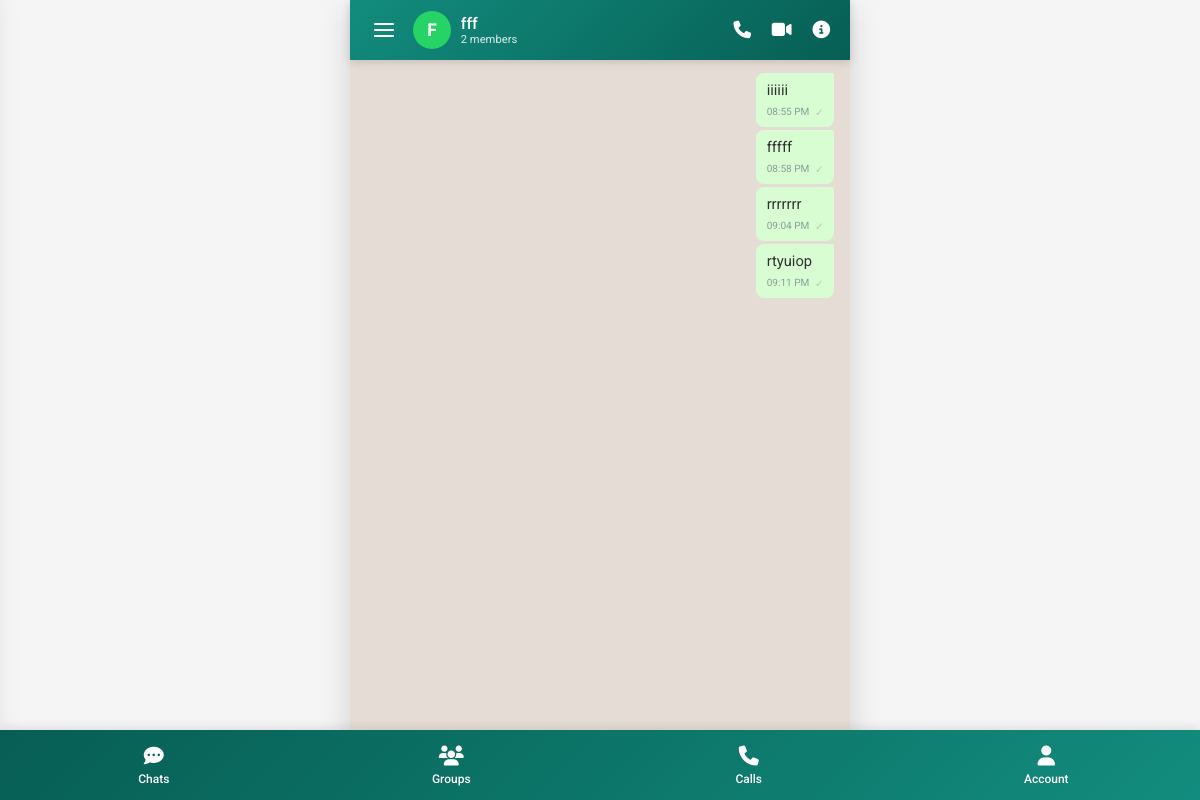
The app's page /groups/group_chat?group_id=4 (signed in) with its own data.
### tables this page shows
CREATE TABLE `groups_chat` (
  `id` bigint(20) UNSIGNED NOT NULL,
  `conversation_id` bigint(20) UNSIGNED NOT NULL,
  `group_name` varchar(150) NOT NULL,
  `group_photo` varchar(255) DEFAULT NULL,
  `description` text DEFAULT NULL,
  `created_by` bigint(20) UNSIGNED NOT NULL,
  `created_at` timestamp NOT NULL DEFAULT current_timestamp()
);

CREATE TABLE `messages` (
  `id` bigint(20) UNSIGNED NOT NULL,
  `conversation_id` bigint(20) UNSIGNED NOT NULL,
  `sender_id` bigint(20) UNSIGNED NOT NULL,
  `message_type` enum('text','image','video','file','voice') DEFAULT 'text',
  `message_text` longtext DEFAULT NULL,
  `reply_to_id` bigint(20) UNSIGNED DEFAULT NULL,
  `attachment_path` varchar(255) DEFAULT NULL,
  `is_edited` tinyint(1) DEFAULT 0,
  `is_deleted` tinyint(1) DEFAULT 0,
  `created_at` timestamp NOT NULL DEFAULT current_timestamp(),
  `updated_at` timestamp NULL DEFAULT NULL
);

### groups/group_chat.php (the view, shortened to what this page needs)
<?php
require_once __DIR__ . '/../config/db.php';
$darkMode = isset($_COOKIE['darkMode']) && $_COOKIE['darkMode'] === 'enabled';
$group_id = isset($_GET['group_id']) ? intval($_GET['group_id']) : 0;
$stmt = $conn->prepare("
    SELECT g.id AS group_id, g.conversation_id, g.group_name, g.group_photo,
           g.description, g.created_by, g.created_at,
           u.fullname AS creator_name, u.username AS creator_username
    FROM groups_chat g LEFT JOIN users u ON g.created_by = u.id WHERE g.id = ?
");
$stmt->bind_param("i", $group_id);
$stmt->execute();
$group = $stmt->get_result()->fetch_assoc();
$current_user_id = $_SESSION['user_id'];
$stmt = $conn->prepare("
    SELECT u.id, u.fullname, u.username, u.profile_photo, gm.role
    FROM group_members gm JOIN users u ON gm.user_id = u.id
    WHERE gm.group_id = ? ORDER BY gm.role='admin' DESC, u.fullname ASC
");
$stmt->bind_param("i", $group_id);
$stmt->execute();
$membersRes = $stmt->get_result();
$group_members = [];
while ($row = $membersRes->fetch_assoc()) { $group_members[] = $row; }
$stmt = $conn->prepare("
    SELECT m.id, m.conversation_id, m.sender_id, m.message_type,
           m.message_text, m.attachment_path, m.created_at,
           u.fullname AS sender_name, u.username AS sender_username, u.profile_photo AS sender_photo,
           (SELECT COUNT(*) FROM message_reads mr WHERE mr.message_id = m.id) AS read_count,
           (SELECT COUNT(*) FROM group_members WHERE group_id = ?) - 1 AS other_members_count
    FROM messages m
    JOIN users u ON m.sender_id = u.id
    WHERE m.conversation_id = ? AND m.is_deleted = 0
    ORDER BY m.created_at ASC
");
$stmt->bind_param("ii", $group_id, $group['conversation_id']);
$stmt->execute();
$msgRes = $stmt->get_result();
$group_messages = [];
while ($row = $msgRes->fetch_assoc()) { $group_messages[] = $row; }
?>
<!DOCTYPE html>
<html lang="en">
<head>
    <link rel="stylesheet" href="https://cdnjs.cloudflare.com/ajax/libs/font-awesome/6.4.0/css/all.min.css">
</head>
<body class="<?= $darkMode ? 'dark-mode' : '' ?>">
<div class="main-wrapper">
    <header>
        <div class="header-left">
        <?php require_once __DIR__ . '/../includes/cd_hamburger.php';?>
            <div class="group-info" onclick="window.location.href='group_info?group_id=<?= $group_id ?>'">
                <div class="group-avatar">
                    <?php if (!empty($group['group_photo'])): ?>
                        <img src="<?= htmlspecialchars('../../uploads/images/' . $group['group_photo']) ?>" alt="Group">
                    <?php else: ?>
                        <?= strtoupper(substr($group['group_name'], 0, 1)) ?>
                    <?php endif; ?>
                </div>
                <div class="group-details">
                    <div class="group-name"><?= htmlspecialchars($group['group_name']) ?></div>
                    <div class="group-members"><?= count($group_members) ?> members</div>
                </div>
            </div>
        </div>
        <div class="header-actions">
            <button class="header-button" id="callButton" title="Voice Call"><i class="fas fa-phone"></i></button>
            <button class="header-button" id="videoCallButton" title="Video Call"><i class="fas fa-video"></i></button>
            <button class="header-button" id="groupInfoButton" title="Group Info"><i class="fas fa-info-circle"></i></button>
        </div>
    </header>
    <div class="chat-container">
        <div class="messages-container" id="messagesContainer">
            <?php if (empty($group_messages)): ?>
                <div class="empty-chat">
                    <i class="fas fa-comments"></i>
                    <h3>No messages yet</h3>
                    <p>Send a message to start the conversation</p>
                </div>
            <?php else: ?>
                <?php foreach ($group_messages as $message):
                    $isSent = $message['sender_id'] == $current_user_id;
                    $totalOthers = (int)($message['other_members_count'] ?? 0);
                    $readCount = (int)($message['read_count'] ?? 0);
                    $allRead = ($totalOthers > 0 && $readCount >= $totalOthers);
                ?>
                    <div class="message <?= $isSent ? 'sent' : 'received' ?>" data-msg-id="<?= $message['id'] ?>">
                        <div class="message-content">
                            <?= nl2br(htmlspecialchars($message['message_text'])) ?>
                            <div class="message-time">
                                <?= date('h:i A', strtotime($message['created_at'])) ?>
                                <?php if ($isSent): ?>
                                    <?php if ($allRead): ?>
                                        <span class="message-tick tick-read" title="Read by all">✓✓</span>
                                    <?php else: ?>
                                        <span class="message-tick tick-delivered" title="<?= $readCount ?>/<?= $totalOthers ?> read">✓</span>
                                    <?php endif; ?>
                                <?php endif; ?>
                            </div>
                        </div>
                    </div>
                <?php endforeach; ?>
            <?php endif; ?>
        </div>
        <div class="message-input-container">
            <button class="attachment-button" id="attachmentButton" title="Attach"><i class="fas fa-paperclip"></i></button>
            <textarea class="message-input" id="messageInput" placeholder="Type a message..." rows="1"></textarea>
            <button class="send-button" id="sendButton" title="Send"><i class="fas fa-paper-plane"></i></button>
        </div>
    </div>
</div>
<?php include __DIR__ . '/../../includes/navbar.php'; ?>
</body>
</html>

### groups/group_chat.php (style rules this page uses)
:root { --whatsapp-green: #128C7E; --whatsapp-dark-green: #075E54; --whatsapp-light-green: #25D366; --whatsapp-chat-bg: #e5ddd5; --pro-gradient: linear-gradient(135deg, #128C7E 0%, #075E54 100%); --text-light: #ffffff; --text-dark: #303030; --text-secondary: #667781; --sent-bg: #d9fdd3; --received-bg: #ffffff; --card-bg: #ffffff; --input-bg: #ffffff; --input-border: #e0e0e0; --shadow: 0 1px 3px rgba(0,0,0,.08); --shadow-lg: 0 10px 30px rgba(0,0,0,.15); --transition: all 0.2s ease; }
* { margin:0; padding:0; box-sizing:border-box; font-family:'Roboto',sans-serif; -webkit-tap-highlight-color:transparent; }
body { background:var(--whatsapp-chat-bg); color:var(--text-dark); height:100vh; overflow:hidden; transition:background .3s,color .3s; }
.main-wrapper { display:flex; flex-direction:column; width:100%; max-width:500px; margin:0 auto; background:var(--card-bg); height:100vh; box-shadow:var(--shadow-lg); position:relative; transition:background .3s; }
header { background:var(--pro-gradient); padding:.7rem 1rem; color:var(--text-light); display:flex; justify-content:space-between; align-items:center; box-shadow:0 2px 8px rgba(0,0,0,.15); flex-shrink:0; z-index:100; }
.header-left { display:flex; align-items:center; gap:.7rem; min-width:0; flex:1; }
.group-info { display:flex; align-items:center; gap:.6rem; min-width:0; cursor:pointer; }
.group-avatar { width:38px; height:38px; border-radius:50%; overflow:hidden; background:var(--whatsapp-light-green); display:flex; align-items:center; justify-content:center; color:#fff; font-weight:bold; font-size:1.1rem; flex-shrink:0; }
.group-details { display:flex; flex-direction:column; min-width:0; }
.group-name { font-weight:500; font-size:1rem; white-space:nowrap; overflow:hidden; text-overflow:ellipsis; }
.group-members { font-size:.7rem; opacity:.85; }
.header-actions { display:flex; gap:.8rem; flex-shrink:0; }
.header-button { background:none; border:none; color:var(--text-light); font-size:1.1rem; cursor:pointer; transition:var(--transition); padding:4px; }
.chat-container { flex:1; display:flex; flex-direction:column; overflow:hidden; min-height:0; }
.messages-container { flex:1; padding:.8rem 1rem; overflow-y:auto; background:var(--whatsapp-chat-bg); display:flex; flex-direction:column; gap:.2rem; transition:background .3s; -webkit-overflow-scrolling:touch; }
.message { display:flex; flex-direction:column; max-width:75%; word-wrap:break-word; }
.message.sent { align-self:flex-end; align-items:flex-end; }
.message-content { padding:.45rem .65rem; border-radius:8px; position:relative; word-wrap:break-word; line-height:1.45; font-size:.92rem; }
.message.sent .message-content { background:var(--sent-bg); color:var(--text-dark); border-top-right-radius:2px; }
.message-time { font-size:.63rem; margin-top:3px; text-align:right; opacity:.7; color:#667781; white-space:nowrap; }
.message-tick { font-size:.65rem; margin-left:3px; vertical-align:bottom; }
.tick-delivered { color:#b0b0b0; }
.message-input-container { padding:.5rem .7rem; background:var(--card-bg); display:flex; align-items:flex-end; gap:.5rem; border-top:1px solid var(--input-border); flex-shrink:0; transition:background .3s,border-color .3s; }
.message-input { flex:1; padding:.55rem .9rem; border:1px solid var(--input-border); border-radius:24px; font-size:.95rem; resize:none; max-height:100px; outline:none; background:var(--input-bg); color:var(--text-dark); font-family:'Roboto',sans-serif; line-height:1.4; transition:all .3s; }
.message-input::placeholder { color:#999; }
.send-button { width:42px; height:42px; border-radius:50%; background:var(--whatsapp-light-green); color:#fff; border:none; display:flex; align-items:center; justify-content:center; cursor:pointer; transition:var(--transition); flex-shrink:0; }
.attachment-button { background:none; border:none; color:var(--text-secondary); font-size:1.2rem; cursor:pointer; transition:var(--transition); padding:8px; flex-shrink:0; }

### includes/cd_hamburger.php (style rules this page uses)
:root { --bsc-sidebar-width: 280px; --bsc-safe-area-top: env(safe-area-inset-top, 0px); --bsc-safe-area-bottom: env(safe-area-inset-bottom, 0px); }
@media (min-width: 1024px) { :root { --bsc-sidebar-width: 300px; } }

### includes/navbar.php (style rules this page uses)
:root { --primary-color: #128C7E; --primary-dark: #075E54; --text-light: #FFFFFF; --bg-item-hover: rgba(255, 255, 255, 0.15); }
body { margin: 0; padding-bottom: 70px; font-family: 'Segoe UI', Roboto, 'Helvetica Neue', sans-serif; background: #f5f5f5; min-height: 100vh; }

### records on screen
groups_chat: group_name "F", group_name "fff"
messages: message_text "iiiiii", created_at "08:55 PM"
messages: message_text "fffff", created_at "08:58 PM"
messages: message_text "rrrrrrr", created_at "09:04 PM"
messages: message_text "rtyuiop", created_at "09:11 PM"

### other values on screen
count($group_members) "2"
